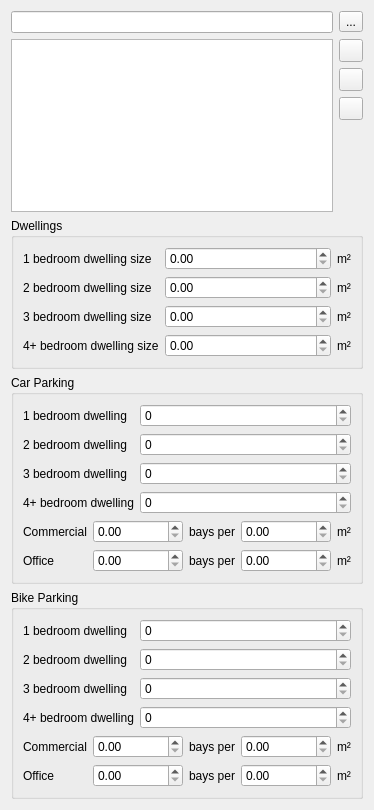
         <widget class="QWidget" name="scrollAreaWidgetContents_10">
          <property name="geometry">
           <rect>
            <x>0</x>
            <y>0</y>
            <width>374</width>
            <height>810</height>
           </rect>
          </property>
          <layout class="QVBoxLayout" name="verticalLayout_7">
           <item>
            <layout class="QHBoxLayout" name="horizontalLayout_5">
             <property name="topMargin">
              <number>0</number>
             </property>
             <item>
              <widget class="QgsFilterLineEdit" name="project_areas_filter_line_edit"/>
             </item>
             <item>
              <widget class="QToolButton" name="project_areas_filter_by_bounds">
               <property name="text">
                <string>...</string>
               </property>
              </widget>
             </item>
            </layout>
           </item>
           <item>
            <layout class="QHBoxLayout" name="horizontalLayout_3">
             <item>
              <widget class="QListView" name="listWidget_project_areas"/>
             </item>
             <item>
              <layout class="QVBoxLayout" name="verticalLayout">
               <item>
                <widget class="QToolButton" name="toolButton_project_area_add">
                 <property name="enabled">
                  <bool>true</bool>
                 </property>
                 <property name="toolTip">
                  <string>Create new project area</string>
                 </property>
                 <property name="text">
                  <string/>
                 </property>
                </widget>
               </item>
               <item>
                <widget class="QToolButton" name="toolButton_project_area_remove">
                 <property name="toolTip">
                  <string>Remove selected project area</string>
                 </property>
                 <property name="text">
                  <string/>
                 </property>
                </widget>
               </item>
               <item>
                <widget class="QToolButton" name="toolButton_project_area_rename">
                 <property name="toolTip">
                  <string>Rename selected project area</string>
                 </property>
                 <property name="text">
                  <string/>
                 </property>
                </widget>
               </item>
               <item>
                <spacer name="verticalSpacer_2">
                 <property name="orientation">
                  <enum>Qt::Vertical</enum>
                 </property>
                 <property name="sizeHint" stdset="0">
                  <size>
                   <width>20</width>
                   <height>40</height>
                  </size>
                 </property>
                </spacer>
               </item>
              </layout>
             </item>
            </layout>
           </item>
           <item>
            <widget class="QGroupBox" name="groupbox_dwellings">
             <property name="title">
              <string>Dwellings</string>
             </property>
             <property name="text" stdset="0">
              <string>PushButton</string>
             </property>
             <layout class="QGridLayout" name="gridLayout_6" columnstretch="1,2,0">
              <item row="3" column="0">
               <widget class="QLabel" name="label_3">
                <property name="text">
                 <string>4+ bedroom dwelling size</string>
                </property>
               </widget>
              </item>
              <item row="2" column="0">
               <widget class="QLabel" name="label_4">
                <property name="text">
                 <string>3 bedroom dwelling size</string>
                </property>
               </widget>
              </item>
              <item row="0" column="0">
               <widget class="QLabel" name="label">
                <property name="text">
                 <string>1 bedroom dwelling size</string>
                </property>
               </widget>
              </item>
              <item row="1" column="1">
               <widget class="QgsDoubleSpinBox" name="dwelling_size_2_bedroom">
                <property name="maximum">
                 <double>9999999.000000000000000</double>
                </property>
               </widget>
              </item>
              <item row="0" column="1">
               <widget class="QgsDoubleSpinBox" name="dwelling_size_1_bedroom">
                <property name="maximum">
                 <double>9999999.000000000000000</double>
                </property>
               </widget>
              </item>
              <item row="1" column="0">
               <widget class="QLabel" name="label_2">
                <property name="text">
                 <string>2 bedroom dwelling size</string>
                </property>
               </widget>
              </item>
              <item row="3" column="1">
               <widget class="QgsDoubleSpinBox" name="dwelling_size_4_bedroom">
                <property name="maximum">
                 <double>9999999.000000000000000</double>
                </property>
               </widget>
              </item>
              <item row="2" column="1">
               <widget class="QgsDoubleSpinBox" name="dwelling_size_3_bedroom">
                <property name="maximum">
                 <double>9999999.000000000000000</double>
                </property>
               </widget>
              </item>
              <item row="0" column="2">
               <widget class="QLabel" name="label_21">
                <property name="text">
                 <string>m²</string>
                </property>
               </widget>
              </item>
              <item row="1" column="2">
               <widget class="QLabel" name="label_29">
                <property name="text">
                 <string>m²</string>
                </property>
               </widget>
              </item>
              <item row="2" column="2">
               <widget class="QLabel" name="label_30">
                <property name="text">
                 <string>m²</string>
                </property>
               </widget>
              </item>
              <item row="3" column="2">
               <widget class="QLabel" name="label_31">
                <property name="text">
                 <string>m²</string>
                </property>
               </widget>
              </item>
             </layout>
            </widget>
           </item>
           <item>
            <widget class="QGroupBox" name="groupbox_car_parking">
             <property name="title">
              <string>Car Parking</string>
             </property>
             <layout class="QGridLayout" name="gridLayout_8" columnstretch="1,2">
              <item row="1" column="1">
               <widget class="QgsSpinBox" name="car_parking_2_bedroom"/>
              </item>
              <item row="0" column="1">
               <widget class="QgsSpinBox" name="car_parking_1_bedroom"/>
              </item>
              <item row="3" column="1">
               <widget class="QgsSpinBox" name="car_parking_4_bedroom"/>
              </item>
              <item row="4" column="0" colspan="2">
               <layout class="QGridLayout" name="gridLayout_18" columnstretch="0,1,0,1,0">
                <property name="bottomMargin">
                 <number>0</number>
                </property>
                <item row="1" column="0">
                 <widget class="QLabel" name="label_12">
                  <property name="text">
                   <string>Office</string>
                  </property>
                 </widget>
                </item>
                <item row="1" column="2">
                 <widget class="QLabel" name="label_11">
                  <property name="text">
                   <string>bays per</string>
                  </property>
                 </widget>
                </item>
                <item row="0" column="0">
                 <widget class="QLabel" name="label_10">
                  <property name="text">
                   <string>Commercial</string>
                  </property>
                 </widget>
                </item>
                <item row="0" column="2">
                 <widget class="QLabel" name="label_9">
                  <property name="text">
                   <string>bays per</string>
                  </property>
                 </widget>
                </item>
                <item row="1" column="3">
                 <widget class="QgsDoubleSpinBox" name="car_parking_office_bays_area">
                  <property name="maximum">
                   <double>9999999.000000000000000</double>
                  </property>
                 </widget>
                </item>
                <item row="0" column="3">
                 <widget class="QgsDoubleSpinBox" name="car_parking_commercial_bays_area">
                  <property name="maximum">
                   <double>9999999.000000000000000</double>
                  </property>
                 </widget>
                </item>
                <item row="0" column="4">
                 <widget class="QLabel" name="label_53">
                  <property name="text">
                   <string>m²</string>
                  </property>
                 </widget>
                </item>
                <item row="1" column="4">
                 <widget class="QLabel" name="label_54">
                  <property name="text">
                   <string>m²</string>
                  </property>
                 </widget>
                </item>
                <item row="0" column="1">
                 <widget class="QgsDoubleSpinBox" name="car_parking_commercial_bays_count"/>
                </item>
                <item row="1" column="1">
                 <widget class="QgsDoubleSpinBox" name="car_parking_office_bays_count"/>
                </item>
               </layout>
              </item>
              <item row="3" column="0">
               <widget class="QLabel" name="label_7">
                <property name="text">
                 <string>4+ bedroom dwelling</string>
                </property>
               </widget>
              </item>
              <item row="2" column="1">
               <widget class="QgsSpinBox" name="car_parking_3_bedroom"/>
              </item>
              <item row="2" column="0">
               <widget class="QLabel" name="label_8">
                <property name="text">
                 <string>3 bedroom dwelling</string>
                </property>
               </widget>
              </item>
              <item row="0" column="0">
               <widget class="QLabel" name="label_5">
                <property name="text">
                 <string>1 bedroom dwelling</string>
                </property>
               </widget>
              </item>
              <item row="1" column="0">
               <widget class="QLabel" name="label_6">
                <property name="text">
                 <string>2 bedroom dwelling</string>
                </property>
               </widget>
              </item>
             </layout>
            </widget>
           </item>
           <item>
            <widget class="QGroupBox" name="groupbox_bike_parking">
             <property name="title">
              <string>Bike Parking</string>
             </property>
             <layout class="QGridLayout" name="gridLayout_9" columnstretch="1,2">
              <item row="2" column="0">
               <widget class="QLabel" name="label_15">
                <property name="text">
                 <string>3 bedroom dwelling</string>
                </property>
               </widget>
              </item>
              <item row="0" column="0">
               <widget class="QLabel" name="label_13">
                <property name="text">
                 <string>1 bedroom dwelling</string>
                </property>
               </widget>
              </item>
              <item row="1" column="1">
               <widget class="QgsSpinBox" name="bicycle_parking_2_bedroom"/>
              </item>
              <item row="1" column="0">
               <widget class="QLabel" name="label_16">
                <property name="text">
                 <string>2 bedroom dwelling</string>
                </property>
               </widget>
              </item>
              <item row="3" column="0">
               <widget class="QLabel" name="label_14">
                <property name="text">
                 <string>4+ bedroom dwelling</string>
                </property>
               </widget>
              </item>
              <item row="2" column="1">
               <widget class="QgsSpinBox" name="bicycle_parking_3_bedroom"/>
              </item>
              <item row="3" column="1">
               <widget class="QgsSpinBox" name="bicycle_parking_4_bedroom"/>
              </item>
              <item row="0" column="1">
               <widget class="QgsSpinBox" name="bicycle_parking_1_bedroom"/>
              </item>
              <item row="4" column="0" colspan="2">
               <layout class="QGridLayout" name="gridLayout_19" columnstretch="0,1,0,1,0">
                <property name="bottomMargin">
                 <number>0</number>
                </property>
                <item row="1" column="0">
                 <widget class="QLabel" name="label_17">
                  <property name="text">
                   <string>Office</string>
                  </property>
                 </widget>
                </item>
                <item row="1" column="2">
                 <widget class="QLabel" name="label_18">
                  <property name="text">
                   <string>bays per</string>
                  </property>
                 </widget>
                </item>
                <item row="0" column="3">
                 <widget class="QgsDoubleSpinBox" name="bicycle_parking_commercial_bays_area">
                  <property name="maximum">
                   <double>9999999.000000000000000</double>
                  </property>
                 </widget>
                </item>
                <item row="0" column="2">
                 <widget class="QLabel" name="label_20">
                  <property name="text">
                   <string>bays per</string>
                  </property>
                 </widget>
                </item>
                <item row="0" column="0">
                 <widget class="QLabel" name="label_19">
                  <property name="text">
                   <string>Commercial</string>
                  </property>
                 </widget>
                </item>
                <item row="1" column="3">
                 <widget class="QgsDoubleSpinBox" name="bicycle_parking_office_bays_area">
                  <property name="maximum">
                   <double>9999999.000000000000000</double>
                  </property>
                 </widget>
                </item>
                <item row="0" column="4">
                 <widget class="QLabel" name="label_55">
                  <property name="text">
                   <string>m²</string>
                  </property>
                 </widget>
                </item>
                <item row="1" column="4">
                 <widget class="QLabel" name="label_62">
                  <property name="text">
                   <string>m²</string>
                  </property>
                 </widget>
                </item>
                <item row="0" column="1">
                 <widget class="QgsDoubleSpinBox" name="bicycle_parking_commercial_bays_count"/>
                </item>
                <item row="1" column="1">
                 <widget class="QgsDoubleSpinBox" name="bicycle_parking_office_bays_count"/>
                </item>
               </layout>
              </item>
             </layout>
            </widget>
           </item>
          </layout>
         </widget>
